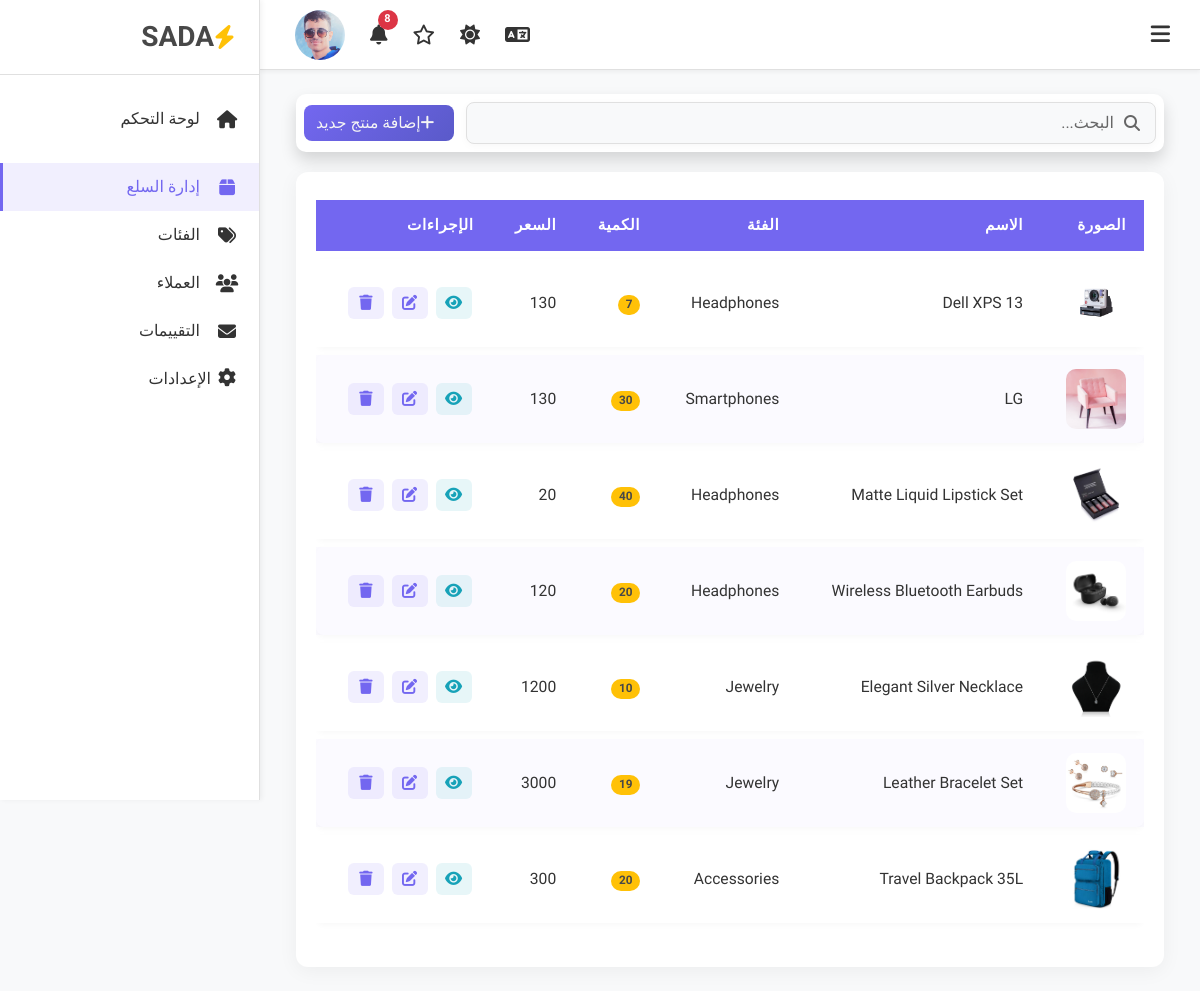
The app's page /admin/ProductManagement.php (signed in) with its own data.
### tables this page shows
CREATE TABLE `products` (
  `id` int NOT NULL,
  `product_name` varchar(300) NOT NULL,
  `description` text,
  `price` decimal(10,0) NOT NULL,
  `discount` decimal(10,0) NOT NULL DEFAULT '0',
  `quantity` int NOT NULL DEFAULT '0',
  `product_status` enum('available','unavailable') NOT NULL DEFAULT 'available',
  `image1` varchar(600) NOT NULL,
  `image2` varchar(600) DEFAULT NULL,
  `image3` varchar(600) DEFAULT NULL,
  `category_id` int NOT NULL,
  `created_at` timestamp NOT NULL DEFAULT CURRENT_TIMESTAMP
);

CREATE TABLE `categories` (
  `id` int NOT NULL,
  `category_name` varchar(200) NOT NULL,
  `category_img` varchar(500) NOT NULL,
  `category_status` tinyint NOT NULL DEFAULT '1'
);

### admin/ProductManagement.php (the view, shortened to what this page needs)
<?php
    include "../include/db_connect.php";
    $sql = "SELECT
    p.id,
    p.product_name,
    p.price,
    p.quantity,
    p.image1,
    c.category_name
FROM products p
INNER JOIN categories c ON p.category_id = c.id
";
    $result = $conn->query($sql);
?>
 <?php include ("header.php"); ?>
    <div class="dashboard-container p-4">
        <div class="container-fluid">
            <div class="d-flex justify-content-between align-items-center  top-controls shadow p-2  bg-white rounded">
                <div class="search-box m-0 min-w-300">
                    <i class="fas fa-search"></i>
                    <input type="text" placeholder="البحث عن منتج..." data-key="searchProduct">
                </div>
                <a href="add_product.php" class="btn btn-primary text-light "><i class="fas fa-plus me-2"></i><span
                        data-key="addNew">إضافة منتج جديد</span></a>
            </div>
            <div class="table-card">
                <div class="table-responsive">
                    <table class="table">
                        <thead>
                            <tr>
                                <th data-key="colImg">الصورة</th>
                                <th data-key="colName">الاسم</th>
                                <th data-key="colCategory">الفئة</th>
                                <th data-key="colQty">الكمية</th>
                                <th data-key="colPrice">السعر</th>
                                <th data-key="colActions">الإجراءات</th>
                            </tr>
                        </thead>
                        <tbody>
                            <?php if ($result->rowCount() > 0): ?>
                                <?php foreach ($result->fetchAll() as $row): ?>
                            <tr>
                                <td>
                                    <img src="../uploads/products/<?php echo $row['image1'];?>" class="rounded" width="60" height="60">
                                </td>
                                <td><?php echo $row['product_name']; ?></td>
                                <td><?php echo $row['category_name']; ?></td>
                                <td>
                                    <span class="badge bg-warning text-dark">
                                        <?php echo $row['quantity']; ?>
                                    </span>
                                </td>
                                <td><?php echo $row['price']; ?></td>
                                <td>
                                <a href="view_product.php ?id=<?php echo $row['id']; ?>" class="action-btn btn-view"
                                    title="عرض"><i class="fas fa-eye"></i></a>
                                <a href="edit_product.php  ?id=<?php echo $row['id']; ?>" class="action-btn btn-edit"
                                    title="تعديل"><i class="fas fa-edit"></i></a>
                                <a href="delete_product.php ?id=<?php echo $row['id']; ?>" class="action-btn btn-edit" title="حذف"
                                    onclick="return confirm('Are you sure?')"> <i class="fas fa-trash"></i></a>
                                </td>
                            </tr>
                            <?php endforeach; ?>
                            <?php else: ?>
                            <tr>
                                <td colspan="7">No Products Found</td>
                            </tr>
                            <?php endif; ?>
                        </tbody>
                    </table>
                </div>
            </div>
        </div>
    </div>
    </main>
    </div>
 <?php include_once("footer.php"); ?>

### records on screen
products: image1 (picture), product_name "Dell XPS 13", category.category_name "Headphones", quantity "7", price "130"
products: image1 (picture), product_name "LG", category.category_name "Smartphones", quantity "30", price "130"
products: image1 (picture), product_name "Matte Liquid Lipstick Set", category.category_name "Headphones", quantity "40", price "20"
products: image1 (picture), product_name "Wireless Bluetooth Earbuds", category.category_name "Headphones", quantity "20", price "120"
products: image1 (picture), product_name "Elegant Silver Necklace", category.category_name "Jewelry", quantity "10", price "1200"
products: image1 (picture), product_name "Leather Bracelet Set", category.category_name "Jewelry", quantity "19", price "3000"
products: image1 (picture), product_name "Travel Backpack 35L", category.category_name "Accessories", quantity "20", price "300"
